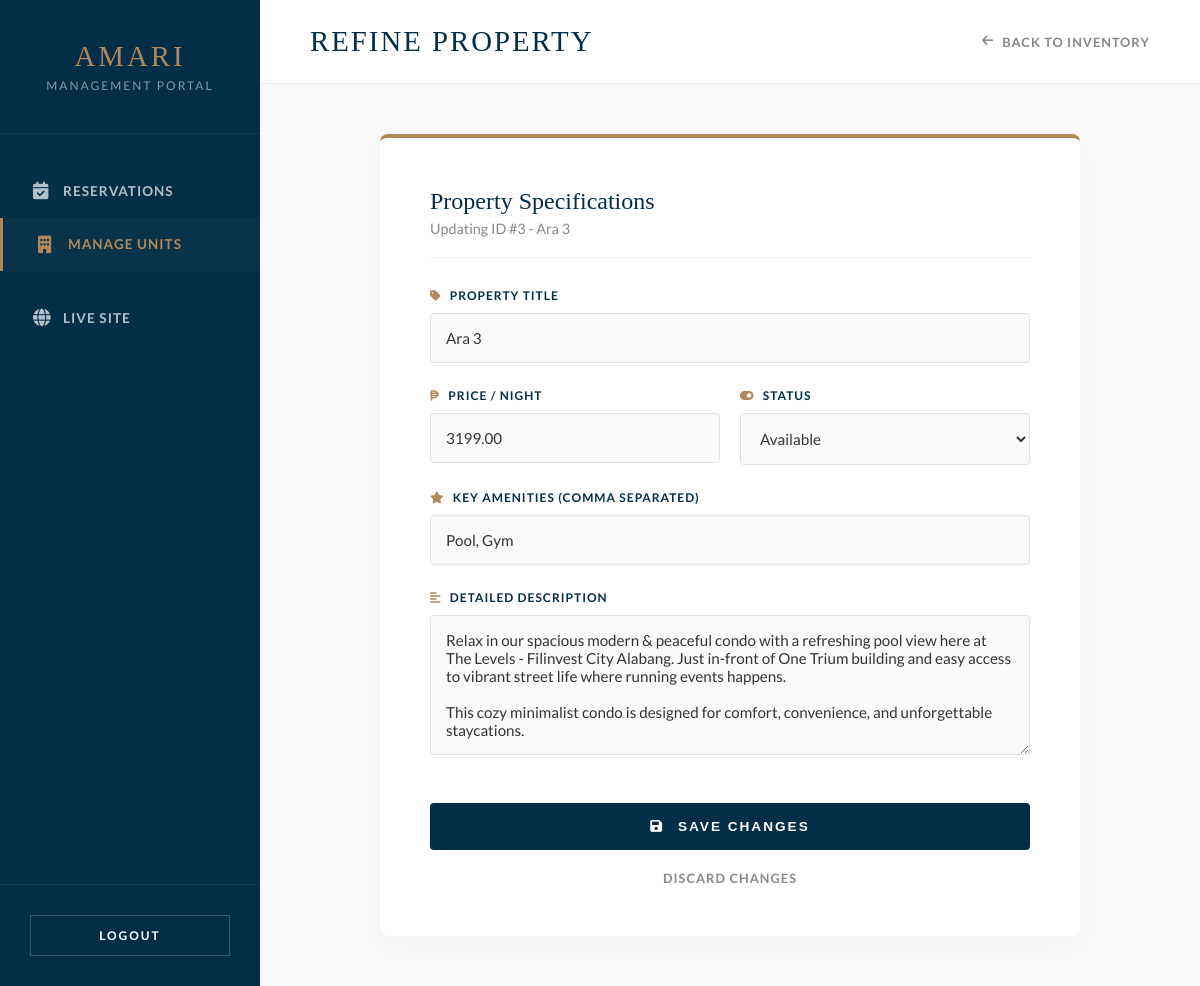
The app's page /admin/edit-unit.php?id=3 (signed in) with its own data.
### tables this page shows
CREATE TABLE `units` (
  `id` int(11) NOT NULL AUTO_INCREMENT,
  `unit_name` varchar(100) NOT NULL,
  `title` varchar(255) NOT NULL,
  `description` text DEFAULT NULL,
  `price_per_night` decimal(10,2) NOT NULL,
  `reservation_fee` decimal(10,2) DEFAULT 0.00,
  `amenities` text DEFAULT NULL,
  `image_path` varchar(255) DEFAULT NULL,
  `status` enum('available','maintenance') DEFAULT 'available',
  PRIMARY KEY (`id`)
);

### admin/edit-unit.php (the view, shortened to what this page needs)
<?php
include('../includes/db-config.php');
if(isset($_GET['id'])) {
    $id = $_GET['id'];
    $stmt = $conn->prepare("SELECT * FROM units WHERE id = ?");
    $stmt->bind_param("i", $id);
    $stmt->execute();
    $result = $stmt->get_result();
    $unit = $result->fetch_assoc();
} else {
    header("Location: manage-units.php");
    exit();
}
?>
<!DOCTYPE html>
<html lang="en">
<head>
    <link rel="stylesheet" href="https://cdnjs.cloudflare.com/ajax/libs/font-awesome/6.0.0/css/all.min.css">
</head>
<body>
    <aside class="sidebar">
        <div class="sidebar-header">
            <h2>Amari</h2>
            <p>Management Portal</p>
        </div>
        <nav class="sidebar-nav">
            <a href="dashboard.php" class="nav-item"><i class="fa-solid fa-calendar-check"></i> Reservations</a>
            <a href="manage-units.php" class="nav-item active"><i class="fa-solid fa-building"></i> Manage Units</a>
            <a href="../index.php" target="_blank" class="nav-item" style="margin-top: 20px;"><i class="fa-solid fa-globe"></i> Live Site</a>
        </nav>
        <div class="sidebar-footer">
            <a href="logout.php" class="btn-logout">Logout</a>
        </div>
    </aside>
    <main class="main-wrapper">
        <header class="topbar">
            <h1>Refine Property</h1>
            <div class="topbar-right">
                <a href="manage-units.php" class="btn-back"><i class="fa-solid fa-arrow-left"></i> Back to Inventory</a>
            </div>
        </header>
        <div class="content-area">
            <div class="form-container fade-slide-up">
                <div class="form-header">
                    <h2>Property Specifications</h2>
                    <p>Updating ID #<?php echo htmlspecialchars($unit['id']); ?> - <?php echo htmlspecialchars($unit['title']); ?></p>
                </div>
                <form action="update-unit-logic.php" method="POST">
                    <div class="form-group">
                        <label><i class="fa-solid fa-tag" style="margin-right: 5px; color: var(--amari-tan);"></i> Property Title</label>
                        <input type="text" name="title" value="<?php echo htmlspecialchars($unit['title']); ?>" required>
                    </div>
                    <div class="form-row form-group">
                        <div class="form-group">
                            <label><i class="fa-solid fa-peso-sign" style="margin-right: 5px; color: var(--amari-tan);"></i> Price / Night</label>
                            <input type="number" step="0.01" name="price" value="<?php echo htmlspecialchars($unit['price_per_night']); ?>" required>
                        </div>
                        <div class="form-group">
                            <label><i class="fa-solid fa-toggle-on" style="margin-right: 5px; color: var(--amari-tan);"></i> Status</label>
                            <select name="status">
                                <option value="available" <?php if($unit['status'] == 'available') echo 'selected'; ?>>Available</option>
                            </select>
                        </div>
                    </div>
                    <div class="form-group" style="margin-top: 25px;">
                        <label><i class="fa-solid fa-star" style="margin-right: 5px; color: var(--amari-tan);"></i> Key Amenities (Comma separated)</label>
                        <input type="text" name="amenities" value="<?php echo htmlspecialchars($unit['amenities']); ?>">
                    </div>
                    <div class="form-group">
                        <label><i class="fa-solid fa-align-left" style="margin-right: 5px; color: var(--amari-tan);"></i> Detailed Description</label>
                        <textarea name="description" rows="6"><?php echo htmlspecialchars($unit['description']); ?></textarea>
                    </div>
                    <button type="submit" class="btn-save"><i class="fa-solid fa-floppy-disk" style="margin-right: 8px;"></i> Save Changes</button>
                    <a href="manage-units.php" class="btn-discard">Discard Changes</a>
                </form>
            </div>
        </div>
    </main>
</body>
</html>

### admin/edit-unit.php (style rules this page uses)
:root { --amari-tan: #b0885a; --amari-navy: #042e47; --bg-body: #f9f9f9; --text-dark: #333333; --text-muted: #888888; --white: #ffffff; --sidebar-width: 260px; }
* { margin: 0; padding: 0; box-sizing: border-box; }
body { font-family: 'Lato', sans-serif; background-color: var(--bg-body); color: var(--text-dark); display: flex; height: 100vh; overflow: hidden; }
h1, h2, h3 { font-family: 'Playfair Display', serif; font-weight: 400; }
.sidebar { width: var(--sidebar-width); background-color: var(--amari-navy); color: var(--white); display: flex; flex-direction: column; height: 100vh; position: fixed; }
.sidebar-header { padding: 40px 20px; text-align: center; border-bottom: 1px solid rgba(255,255,255,0.05); }
.sidebar-header h2 { color: var(--amari-tan); font-size: 1.8rem; letter-spacing: 3px; text-transform: uppercase; margin-bottom: 5px; }
.sidebar-header p { font-size: 0.75rem; color: rgba(255,255,255,0.5); letter-spacing: 2px; text-transform: uppercase; }
.sidebar-nav { flex: 1; padding: 30px 0; }
.nav-item { display: flex; align-items: center; padding: 18px 30px; color: rgba(255,255,255,0.7); text-decoration: none; font-size: 0.85rem; text-transform: uppercase; letter-spacing: 1px; transition: 0.4s; border-left: 3px solid transparent; font-weight: 700; }
.nav-item i { width: 30px; font-size: 1.1rem; }
.nav-item:hover, .nav-item.active { background-color: rgba(255,255,255,0.02); color: var(--amari-tan); border-left-color: var(--amari-tan); padding-left: 35px; }
.sidebar-footer { padding: 30px; border-top: 1px solid rgba(255,255,255,0.05); }
.btn-logout { display: block; width: 100%; text-align: center; background-color: transparent; border: 1px solid rgba(255,255,255,0.2); color: white; padding: 12px; text-decoration: none; font-weight: bold; text-transform: uppercase; font-size: 0.75rem; letter-spacing: 2px; transition: 0.4s; }
.main-wrapper { margin-left: var(--sidebar-width); width: calc(100% - var(--sidebar-width)); display: flex; flex-direction: column; height: 100vh; }
.topbar { background: var(--white); padding: 25px 50px; display: flex; justify-content: space-between; align-items: center; border-bottom: 1px solid #eee; z-index: 10; }
.topbar h1 { font-size: 1.8rem; color: var(--amari-navy); text-transform: uppercase; letter-spacing: 2px; }
.btn-back { color: var(--text-muted); text-decoration: none; font-size: 0.8rem; font-weight: bold; text-transform: uppercase; letter-spacing: 1px; transition: 0.3s; display: flex; align-items: center; gap: 8px; }
.content-area { padding: 50px; overflow-y: auto; flex: 1; display: flex; justify-content: center; align-items: flex-start; }
.form-container { width: 100%; max-width: 700px; background: var(--white); padding: 50px; border-radius: 8px; box-shadow: 0 10px 30px rgba(0,0,0,0.03); border-top: 4px solid var(--amari-tan); }
.form-header { margin-bottom: 30px; padding-bottom: 20px; border-bottom: 1px solid #eee; }
.form-header h2 { font-size: 1.5rem; color: var(--amari-navy); margin-bottom: 5px; }
.form-header p { color: var(--text-muted); font-size: 0.9rem; }
.form-group { margin-bottom: 25px; }
label { display: block; margin-bottom: 10px; font-weight: 700; color: var(--amari-navy); text-transform: uppercase; font-size: 0.75rem; letter-spacing: 1px; }
input, textarea, select { width: 100%; padding: 15px; border: 1px solid #e0e0e0; border-radius: 4px; font-size: 0.95rem; background: #fafafa; font-family: 'Lato', sans-serif; transition: 0.3s; color: var(--text-dark); }
.form-row { display: flex; gap: 20px; }
.form-row .form-group { flex: 1; margin-bottom: 0; }
.btn-save { background: var(--amari-navy); color: white; border: none; padding: 16px; border-radius: 4px; cursor: pointer; font-weight: bold; width: 100%; text-transform: uppercase; letter-spacing: 2px; font-size: 0.85rem; transition: 0.4s; margin-top: 20px; }
.btn-discard { display: block; text-align: center; margin-top: 20px; color: var(--text-muted); text-decoration: none; font-size: 0.8rem; font-weight: bold; text-transform: uppercase; letter-spacing: 1px; transition: 0.3s; }
.fade-slide-up { opacity: 0; transform: translateY(40px); animation: fadeUp 0.8s ease-out forwards; }

### records on screen
units: id "3", title "Ara 3", price "3199.00", status "Available", amenities "Pool, Gym", description "Relax in our spacious modern & peaceful condo with a refreshing pool view here at The Levels - Filinvest City Alabang. Just in-front of One Trium building and easy access to vibrant street life where running events happens. This cozy minimalist condo is designed for comfort, convenience, and unforgettable staycations."
